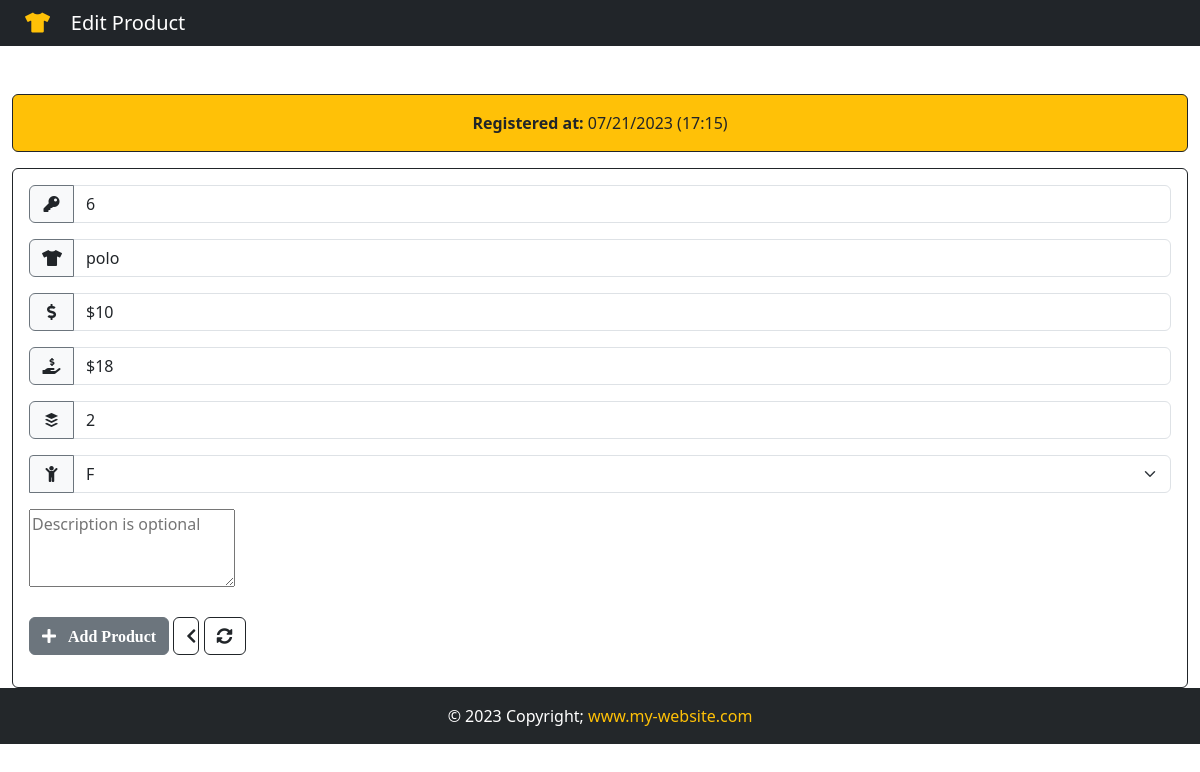
Page /product/6 on the committed database.
### App/models.py (models this page shows, shortened)
class Product(models.Model):
    GENDER = (
        ('M','M'),
        ('F','F')
    )
    id = models.IntegerField(primary_key=True)
    product = models.CharField(max_length=10)
    purchase = models.CharField(max_length=10)
    qty = models.CharField(max_length=10)
    sale = models.CharField(max_length=10)
    gender = models.CharField(max_length=1,null=True,choices=GENDER)
    note = models.TextField()
    created_at = models.DateTimeField(auto_now_add=True)

### App/views.py (the view)
# urls.py: path('product/<str:product_id>',views.product, name='product'),
def product(request,product_id):
    product = Product.objects.get(id=product_id)
    if product != None:
        return render(request, 'edit.html',{'product':product})

### App/templates/edit.html (shortened to what this page needs)
{% extends 'add.html' %}
    {% block navbar-content %}
        <i class="text-warning fas fa-tshirt" ></i>&nbsp; &nbsp; Edit Product
    {% endblock navbar-content %}
{% block card-color %}border-dark bg-warning{% endblock card-color %}
{% block card-title %}<strong>Registered at: </strong><span>{{product.created_at | date:'m/d/Y (H:i)'}}</span>{% endblock card-title %}
{% block action %} action="/add_product" {% endblock action %}
{% block value-id %}
<div class="input-group mb-3">
    <span class="side-label btn border-secondary bg-light"><i class="fas fa-key"></i></span>
    <input type="text" name="id" class="form-control" value="{{product.id}}" readonly>
</div>
{% endblock value-id %}
{% block value-product %}value="{{product.product}}"{% endblock value-product %}
{% block value-purchase %}value="{{product.purchase}}"{% endblock value-purchase %}
{% block value-sale %}value="{{product.sale}}"{% endblock value-sale %}
{% block value-qty %}value="{{product.qty}}"{% endblock value-qty %}
{% block option %} <option style="background-color: #d3d3d3; color: #111;">{{ product.gender }}</option> {% endblock option %}

### App/templates/add.html (shortened to what this page needs)
{% extends 'base.html' %}
{% block content %}
    <div class="container">
        <div class="row">
            <div class="col-lg-12">
                <div class="card card-body mt-5 {% block card-color %}border-dark text-light bg-secondary{% endblock card-color %}">
                    <span class="text-center">{% block card-title %} ENTER PRODUCT DATA BELOW {% endblock card-title %}</span>
                </div>
                <form {% block action %}action="/add_product" {% endblock action %} method="post" enctype="multipart/form-data" autocomplete="off" class="card p-3 border-dark mt-3">
                    {% block value-id %}{% endblock value-id %}
                    <div class="input-group mb-3">
                        <span class="side-label btn border-secondary bg-light"><i class="fas fa-tshirt"></i></span>
                        <input type="text" name="product" placeholder="Product name" class="form-control" maxlength="40" required {% block value-product %}{% endblock value-product %}>
                    </div>
                    <div class="input-group mb-3">
                        <span class="side-label btn border-secondary bg-light"><i class="fas fa-dollar-sign"></i></span>
                        <input type="text" name="purchase" placeholder="Price of buy" class="form-control" maxlength="10" required {% block value-purchase %}{% endblock value-purchase %}>
                    </div>
                    <div class="input-group mb-3">
                        <span class="side-label btn border-secondary bg-light"><i class="fas fa-hand-holding-usd"></i></span>
                        <input type="text" name="sale" placeholder="price of sale" class="form-control" maxlength="10" required {% block value-sale %}{% endblock value-sale %}>
                    </div>
                    <div class="input-group mb-3">
                        <span class="side-label btn border-secondary bg-light"><i class="fab fa-buffer"></i></span>
                        <input type="text" name="qty" placeholder="quantity" class="form-control" maxlength="10" required {% block value-qty %}{% endblock value-qty %}>
                    </div>
                    <div class="input-group mb-3">
                        <label for=""><span class="side-label btn border-secondary bg-light" style="border-radius: 4px 0px 0px 0px;"><i class="fas fa-child"></i></span></label>
                        <select name="gender" class="form-select" required>
                            {% block option %}{% endblock option %}
                        </select>
                    </div>
                    <div class="form-group">
                        <textarea class="form-group"  name="note" rows="3" maxlength="1000" placeholder="Description is optional">{% block note %}{% endblock note %}</textarea>
                    </div>
                    <div class="mt-4" style="width: 100%;">
                        <button type="submit" class="btn btn-secondary mb-3">{% block btn-action %}<i class="fas fa-plus">&nbsp;&nbsp; Add Product</i>{% endblock btn-action %}</button>
                        <a href="{% url 'home' %}" class="btn btn-outline-dark mb-3" style="width: 5px;" title="Back">
                            <i class="fas fa-chevron-left"></i>
                        </a>
                        <button type="reset" class="btn btn-outline-dark mb-3" title="Reset">
                            <i class="fas fa-sync-alt"></i>
                        </button>
                    </div>
                </form>
            </div>
        </div>
    </div>
{% endblock content %}

### App/static/css/style.css (style rules this page uses)
html, body { overflow: inherit; height: 100%; margin: 0; max-width: 100%; }
.side-label { width: 45px; }
.container { max-width: 100%; scroll-behavior: auto; }

### rows in the picture
Product: created_at "07/21/2023 (17:15)", id "6", product "polo", purchase "$10", sale "$18", qty "2", gender "F"
